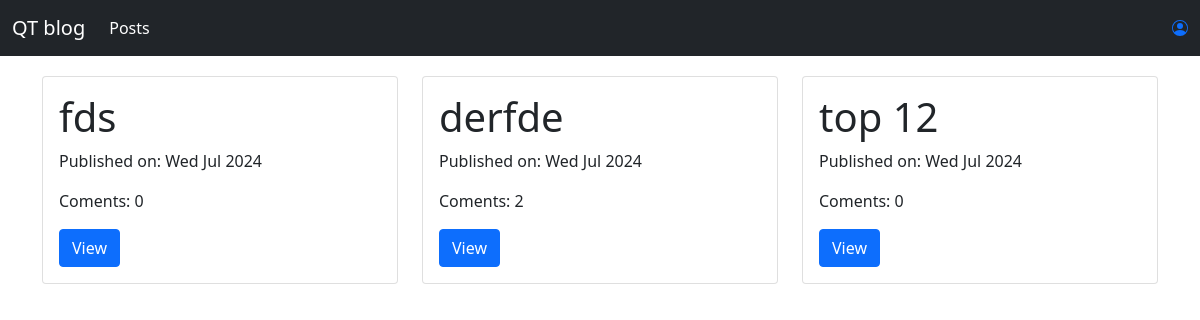
The app's page /, older data.
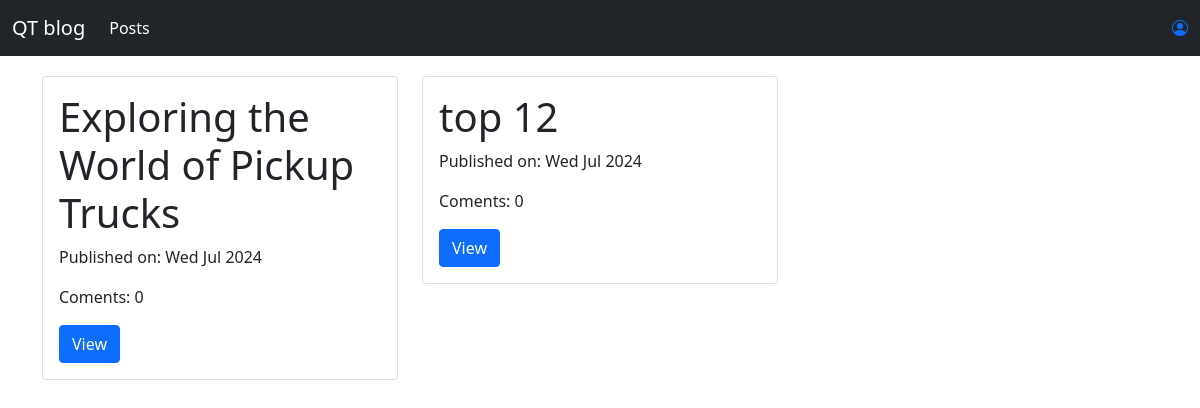
The same page, newer data.
### blog/models.py (models this page shows, shortened)
class Post(models.Model):
    author = models.ForeignKey('auth.User',on_delete=models.CASCADE)
    title = models.CharField(max_length=200)
    text = models.TextField()
    created_date = models.DateTimeField(default=timezone.now)
    published_date = models.DateTimeField(blank=True, null=True)
    def approve_comments(self):
        return self.comments.filter(approved_comment=True)

### blog/views.py (the view)
# urls.py: re_path(r'^$', views.PostListView.as_view(), name='post_list'),
class PostListView(ListView):
    model = Post
    def get_queryset(self):
        return Post.objects.filter(published_date__lte=timezone.now()).order_by('-published_date')

### blog/templates/blog/post_list.html
{% extends 'blog/base.html' %}
{% block content %}
<div class="row">
    {% for post in post_list %}
    <div class="col-md-4" style="margin-top:20px;">
        <div class="card">
          <div class="card-body">
            <h1 class="card-title">{{ post.title }}</h1>
            <div class="date">
                <p class="card-text">Published on: {{ post.published_date|date:"D M Y"}}</p>
                <p>Coments: {{ post.approve_comments.count }}</p>
            </div>
            <a class="btn btn-primary" href="{% url 'post_detail' pk=post.pk %}">View </a>
         </div>
        </div>
    </div>
    {% endfor %}
</div>
{% endblock %}

### blog/templates/blog/base.html (shortened to what this page needs)
<!DOCTYPE html>
{% load static %}
<html>
    <head>
        <link href="https://cdn.jsdelivr.net/npm/bootstrap@5.0.2/dist/css/bootstrap.min.css" rel="stylesheet">
<body class='loader'>
        <nav class="navbar-expand-lg    navbar navbar-dark bg-dark">
  <div class="container-fluid">
    <a class='navbar-brand bigbrand' href="{% url 'post_list' %}">QT blog</a>
    <div class="collapse navbar-collapse" id="navbarSupportedContent">
      <ul class="navbar-nav me-auto mb-2 mb-lg-0">
        <li class="nav-item">
          <a class="nav-link active" aria-current="page" href="{% url 'post_list' %}">Posts</a>
        </li>
      </ul>
      <ul class="nav navbar-nav navbar-right">
        {% if user.is_authenticated %}
        <li class="nav-item">
          <a class="nav-link" href="{% url 'post_new' %}" >New Post</a>
        </li>
        <li>
          <a class="nav-link" href="{% url 'post_draft_list' %}">Drafts</a>
        </li>
        <li>
          <a class="nav-link" href="{% url 'logout' %}" >Log out</a>
        </li>
        <li>
          <a class="nav-link active ">Welcome: {{ user.username }}</a>
        </li>
          {% else %}
          <li><a class='nav navbar-right' href="{% url 'login' %}" ></a></li>
        {% endif %}
      </ul>
    </div>
  </div>
</nav>
  <div class="content container">
            <div class="row">
                <div class="col-md-12">
                  <div class="blog_posts">
                    {% block content %}
                    {% endblock %}
                  </div>
                </div>
            </div>
        </div>
</body>
</html>

Row changes from the older to the newer data that the page shows:
removed Post: title "fds", published_date "Wed Jul 2024", approve_comments.count "0"
removed Post: title "derfde", published_date "Wed Jul 2024", approve_comments.count "2"
added Post: title "Exploring the World of Pickup Trucks", published_date "Wed Jul 2024", approve_comments.count "0"
